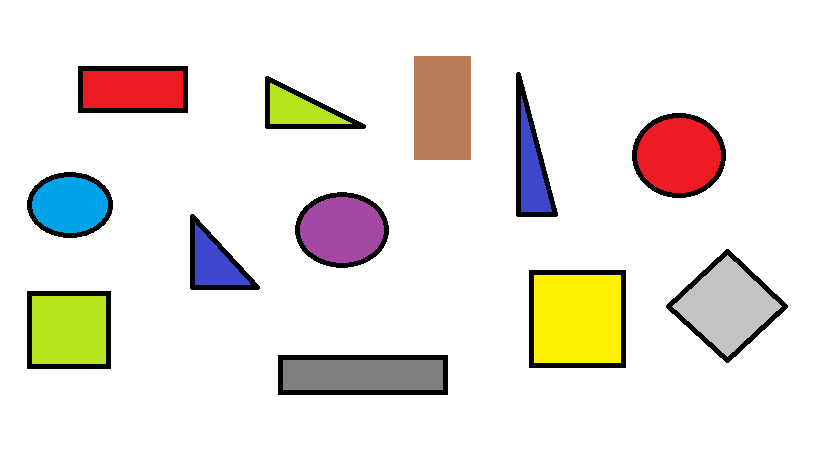
#> input picture OpenCv/Resources/shapes.png, 819 x 460 px
$ python 'Contours - shape detection.py'
#> lines starting #> are read from the running program, lines starting #| are printed output that depends on the picture; after the words box and inside, x2 and y2 are one past the last pixel; in counts of white or black regions, pixels touching at a corner belong together
### OpenCv/Tutorials/stackedImages.py
import cv2
import numpy as np


def stackImages(scale, imgArray):
    rows = len(imgArray)
    cols = len(imgArray[0])
    rowsAvailable = isinstance(imgArray[0], list)
    width = imgArray[0][0].shape[1]
    height = imgArray[0][0].shape[0]

    if rowsAvailable:

        for x in range(0, rows):
            for y in range(0, cols):

                if imgArray[x][y].shape[:2] == imgArray[0][0].shape[:2]:
                    imgArray[x][y] = cv2.resize(imgArray[x][y], (0, 0), None, scale, scale)

                else:
                    imgArray[x][y] = cv2.resize(imgArray[x][y], (imgArray[0][0].shape[1], imgArray[0][0].shape[0]), None, scale, scale)

                if len(imgArray[x][y].shape) == 2:
                    imgArray[x][y] = cv2.cvtColor(imgArray[x][y], cv2.COLOR_GRAY2BGR)

        imageBlank = np.zeros((height, width, 3), np.uint8)
        hor = [imageBlank] * rows
        hor_con = [imageBlank] * rows
        for x in range(0, rows):
            hor[x] = np.hstack(imgArray[x])
        ver = np.vstack(hor)

    else:

        for x in range(0, rows):

            if imgArray[x].shape[:2] == imgArray[0].shape[:2]:
                imgArray[x] = cv2.resize(imgArray[x], (0, 0), None, scale, scale)

            else:
                imgArray[x] = cv2.resize(imgArray[x], (imgArray[0].shape[1], imgArray[0].shape[0]), None, scale, scale)

            if len(imgArray[x].shape) == 2: imgArray[x] = cv2.cvtColor(imgArray[x], cv2.COLOR_GRAY2BGR)

        hor = np.hstack(imgArray)
        ver = hor

    return ver

### OpenCv/Tutorials/Contours - shape detection.py
import cv2.cv2 as cv2
import numpy as np
from stackedImages import stackImages


def getContours(img):

    contours, hierarchy = cv2.findContours(img, cv2.RETR_EXTERNAL, cv2.CHAIN_APPROX_NONE)
    print(contours)

    for cnt in contours:
        area = cv2.contourArea(cnt)

        if area > 500:    # to remove the noise
            cv2.drawContours(imgContour, cnt, -1, (255, 0, 0), 3)
            perimeter = cv2.arcLength(cnt, True)
            approx_cornerPoints = cv2.approxPolyDP(cnt, 0.02*perimeter, True)
            objCorners = len(approx_cornerPoints)
            x, y, w, h = cv2.boundingRect(approx_cornerPoints)

            if objCorners == 3:
                objType = "Triangle"
            elif objCorners == 4:
                aspRatio = w/float(h)
                if aspRatio > 0.95 and aspRatio < 1.05:
                    objType = "Square"
                else:
                    objType = "Rectangle"
            elif objCorners > 4:
                objType = "Circle"
            else:
                objType = "Unknown"

            cv2.rectangle(imgContour, (x, y), (x + w, y + h), (0, 255, 0), 2)
            cv2.putText(imgContour, objType,
                        (x+(w//2)-10, y+(h//2)-10), cv2.FONT_HERSHEY_COMPLEX, 0.7, (0, 0, 0), 2)


path = '../Resources/shapes.png'
img = cv2.imread(path)
#> img is the input picture: shape (460, 819, 3); mean B, G, R 223, 228.9, 233.6
imgContour = img.copy()


imgGray = cv2.cvtColor(img, cv2.COLOR_BGR2GRAY)
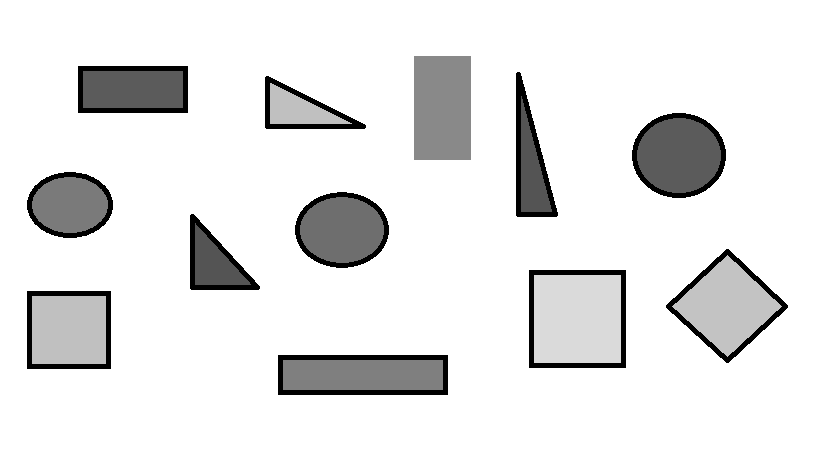
#> imgGray: shape (460, 819); min 0, max 255, mean 229.6
imgBlur = cv2.GaussianBlur(imgGray, (7, 7), 1)
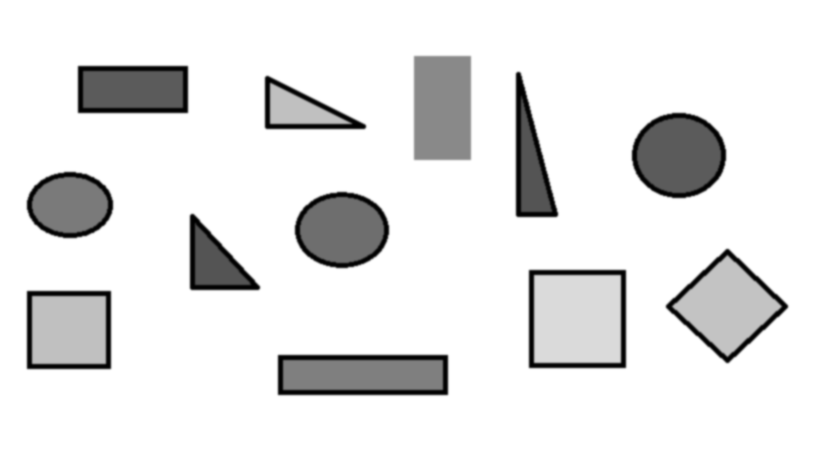
#> imgBlur: shape (460, 819); min 0, max 255, mean 229.6
imgCanny = cv2.Canny(imgBlur, 50, 50)
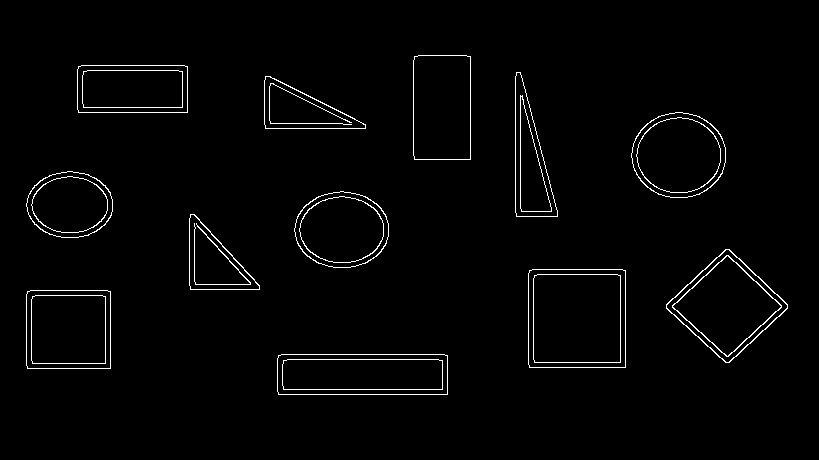
#> imgCanny: shape (460, 819); 1.9% white in thin lines or dots, all inside (x1, y1, x2, y2) = (26, 55, 788, 395)
getContours(imgCanny)
#> in getContours, `contours, hierarchy = cv2.findContours(img, cv2.RETR_EXTERNAL, cv2.CHA..`: contours = 12 contours; largest, box (x1, y1, x2, y2) and area: (528, 269, 626, 368) 9495, (666, 249, 788, 363) 7299, (277, 354, 448, 395) 6789, (26, 290, 111, 369) 6541, (631, 112, 726, 198) 6285
#> (printed output is left out)
#> the loop in getContours, `for cnt in contours:` made 12 passes
#> (area, perimeter, approx_cornerPoints, objCorners, x, y, w, h) on passes 1, 2, 3, 4, 11, 12: (6789, 417.7, [[277, 358], [278, 394], [447, 394], [444, 354]], 4, 277, 354, 171, 41), (6541, 321.7, [[27, 291], [27, 368], [110, 368], [110, 291]], 4, 27, 291, 84, 78), (9495, 387.7, [[529, 270], [529, 367], [625, 367], [625, 270]], 4, 529, 270, 97, 98), (7299, 340.3, [[725, 249], [666, 308], [729, 362], [787, 304]], 4, 666, 249, 122, 114), (5159, 311.7, [[78, 66], [78, 112], [187, 112], [187, 66]], 4, 78, 66, 110, 47), (5913, 319.7, [[414, 56], [414, 159], [470, 159], [470, 56]], 4, 414, 56, 57, 104)
#> (area, perimeter, approx_cornerPoints, objCorners, x, y, w, h) on passes 5, 9, 10: (2935.5, 250.8, [[190, 214], [190, 289], [259, 289]], 3, 190, 214, 70, 76), (2959, 276.7, [[265, 76], [265, 128], [365, 128]], 3, 265, 76, 101, 53), (3456.5, 349.2, [[516, 72], [516, 216], [557, 216]], 3, 516, 72, 42, 145)
#> after the loop in getContours, `for cnt in contours:`:
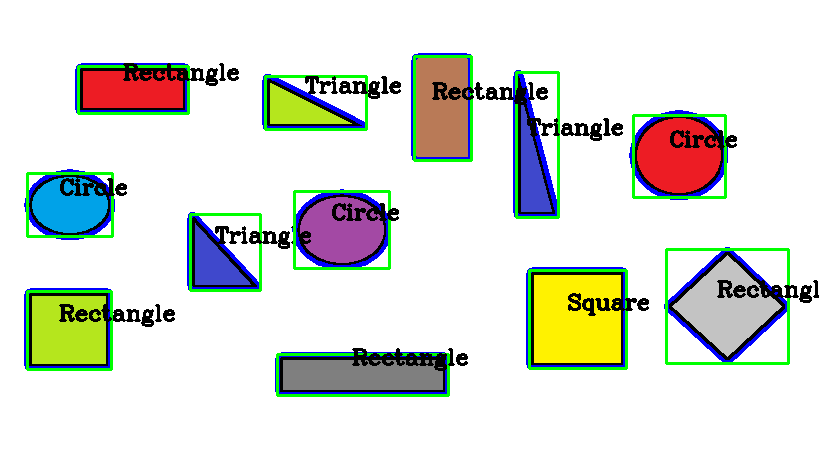
#> imgContour: shape (460, 819, 3); 8.05% of pixels changed, all inside (x1, y1, x2, y2) = (24, 53, 819, 397)


imgBlank = np.zeros_like(img)
imgStack = stackImages(0.5, ([img, imgGray, imgBlur], [imgCanny, imgContour, imgBlank]))
#> after the loop in stackImages, `for x in range(0, rows):`: hor = 2 items
#> in stackImages, `ver = np.vstack(hor)`:
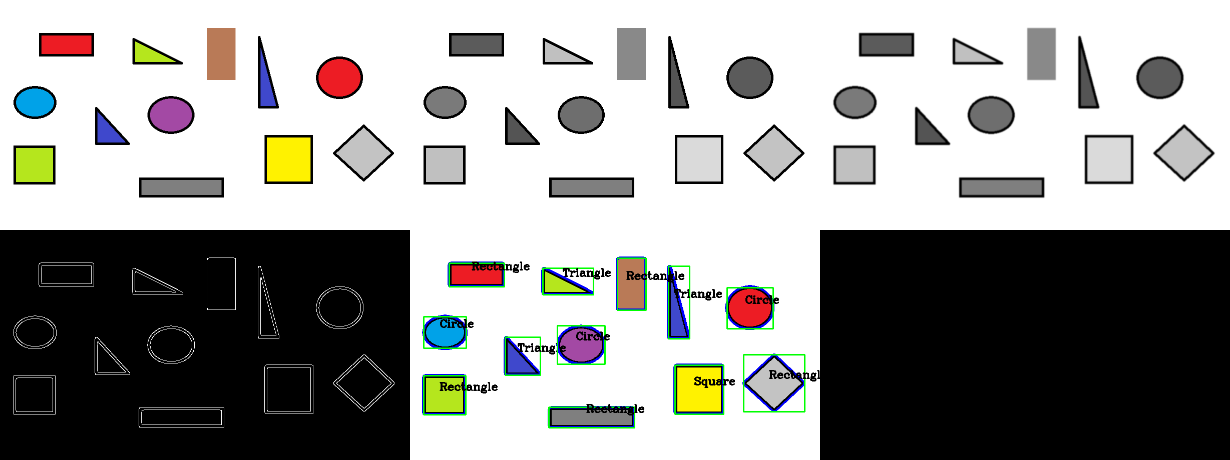
#> ver: shape (460, 1230, 3); mean of channels 0, 1, 2 150.4, 152.7, 152.8; drawn as B, G, R


cv2.imshow("imgStack", imgStack)
cv2.waitKey(0)
